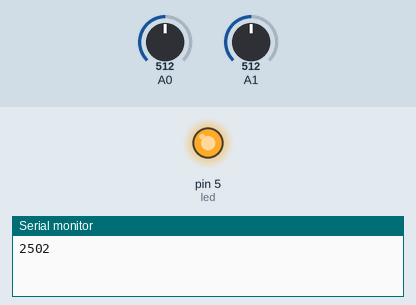
The sketch below on a simulated Arduino Uno, built with avr-gcc and run on an emulated ATmega328P. On the bench: output pins drawn as LEDs (lit = HIGH), the last lines printed to the serial monitor. Dashed ring = blinking. Inputs (shaded band) come from the test bench; at power-on: A1 = 512, A0 = 512.

Above: at 5.8 s.
5.9 s: A1 set to 0
At 8.0 s:
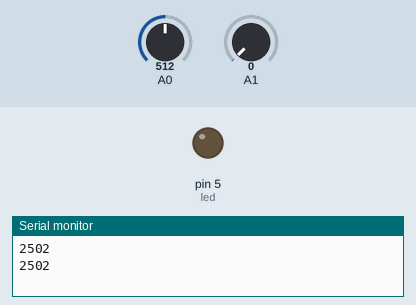
11.9 s: A0 set to 0
At 13.1 s:
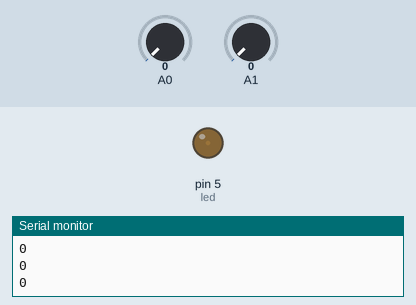
17.9 s: A1 set to 122
At 18.9 s:
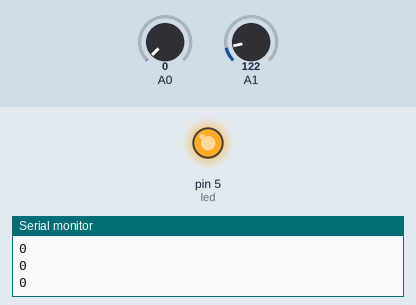
23.9 s: A0 set to 122
At 26.1 s:
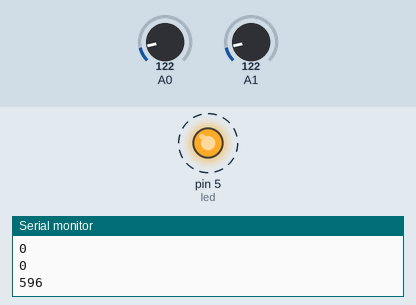
Timing chart, 0 to 30.9 s (numbered marks = the images above; inputs shaded):
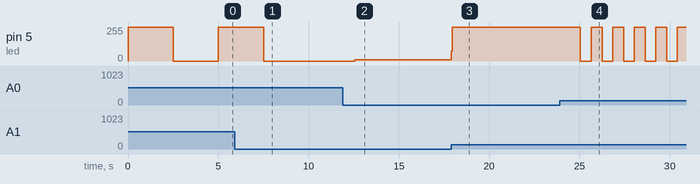

Measured:
- after the input at 5.9 s, pin 5 (led): goes on until 7.5 s, then stays 0/255
- after the input at 11.9 s, pin 5 (led): 0/255 → 8/255 after 0.65 s
- after the input at 17.9 s, pin 5 (led): 8/255 → 255/255 at once
- after the input at 23.9 s, pin 5 (led): alternates 255/255 for 0.60 s and 0/255 for 0.60 s, starting after 1.2 s

The sketch:

ReadAnalogVoltage_andCalcBlink.ino
```cpp
//v1.0
//Вычисление с помощью двух резисторов времени мигания светодиода и паузы между миганиями.

int led=5;
int calcDelay;
int calcPowerOn;

void setup(){
  Serial.begin(9600);
  pinMode(led,OUTPUT);
}

void loop() {
  int sensorValue = analogRead(A0);
  float voltage = sensorValue * (5.0 / 1023.0);

  int sensorValue2 = analogRead(A1);
  float voltage2 = sensorValue2 * (5.0 / 1023.0);

  //Serial.println(voltage);
  digitalWrite(led, HIGH);
  calcPowerOn=1000*voltage2;
  delay(calcPowerOn);
  digitalWrite(led, LOW);
  calcDelay=1000*voltage;
  Serial.println(calcDelay);
  delay(calcDelay);
}
```
